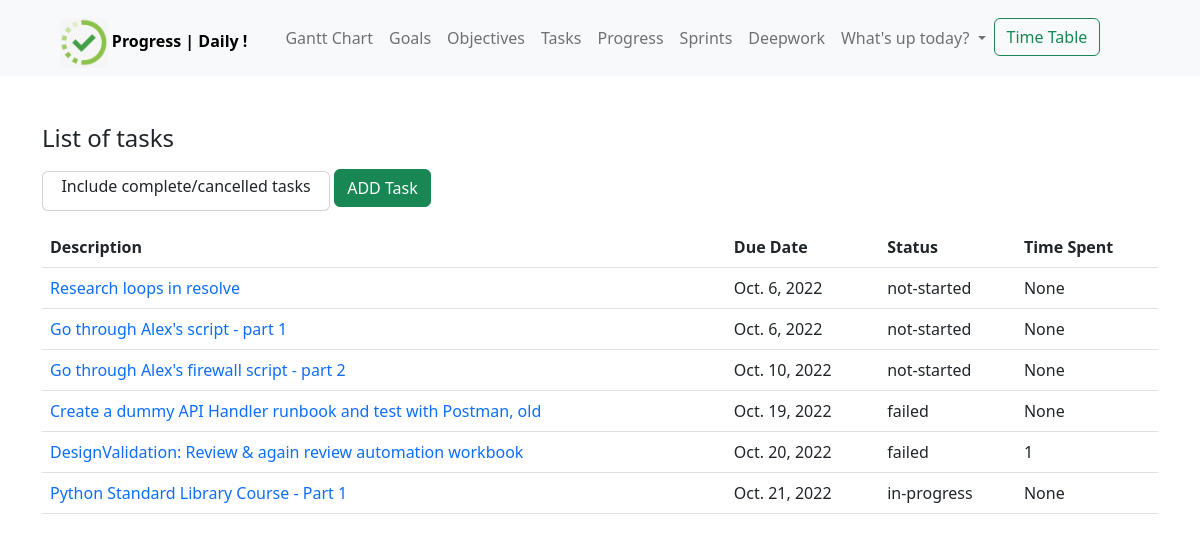
Page /tasks/ on the earlier database version.
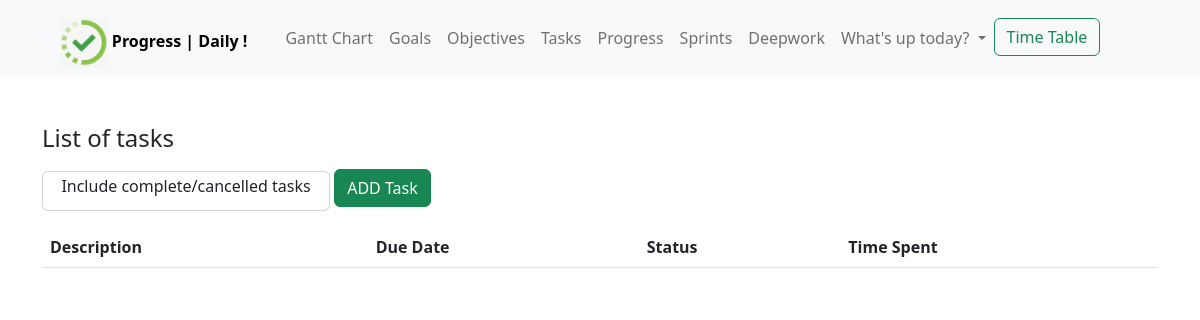
Same page on the later database version.
### track/models.py (models this page shows, shortened)
class Task(models.Model):
    choices = [
        ('not-started', 'not-started'),
        ('ongoing', 'ongoing'),
        ('completed', 'completed')
    ]
    title = models.CharField(max_length=100)
    due_date = models.DateTimeField(
        null=True, blank=True, default=timezone.now)
    effort_hours = models.PositiveIntegerField(default=2)
    status = models.CharField(
        max_length=50, default='not-started', choices=choices)
    date_completed = models.DateTimeField(
        null=True, blank=True, default=timezone.now)
    start_time = models.TimeField(default=timezone.now, null=True, blank=True)
    end_time = models.TimeField(default=timezone.now, null=True, blank=True)
    time_spent = models.PositiveIntegerField(null=True, blank=True, default=0)
    object_id = models.PositiveIntegerField()
    content_type = models.ForeignKey(ContentType, on_delete=models.CASCADE)
    content_object = GenericForeignKey("content_type", "object_id")
    comment = models.CharField(
        max_length=250, null=True, blank=True, default="")
    sprint = models.ForeignKey(sprint_models.Sprint, on_delete=models.CASCADE,
                               null=True, blank=True, related_name='sprint_tasks')

### track/views.py (the view)
# urls.py: path('tasks/', views.TaskListView.as_view(), name='tasks'), # don't include completed/cancelled
class TaskListView(ListView):
    model = models.Task
    context_object_name = 'tasks'
    template_name = 'track/task_list.html'
    def get_context_data(self, **kwargs):
        context = super().get_context_data(**kwargs)
        context['tasks'] = models.Task.objects.exclude(status__contains='complete').exclude(status__contains='cancel')
        context['include_completed'] = True
        return context
    ordering = ['-status']

### templates/track/task_list.html (shortened to what this page needs)
{% extends 'base.html' %}
{% block content %}
  <div class="container">
    <h4 class="mt-5 mb-3">List of tasks</h4>
    {% if include_completed %}
      <div class="card" style="width: 18rem; padding-top:2px; height: 2.5rem; text-align: center; display:inline-block;">
        <a class="card-body no-decoration" href="{% url 'all_tasks' %}">
        Include complete/cancelled tasks</a>
        </div>
      <div style="display:inline-block;">
        <a class="btn btn-success" href="{% url 'add_task' %}">ADD Task</a>
      </div>
    {% endif %}
    <table class="table mt-3">
      <th>Description</th>
      <th>Due Date</th>
      <th>Status</th>
      <th>Time Spent</th>
      {% for task in tasks %}
        <tr>
          {% if task.status == 'complete' or task.status == 'cancelled' %}
            <td style="color: gray;">{{ task.title }}</td>
            <td style="color: gray;">{{ task.due_date|date }}</td>
            <td style="color: gray;">{{ task.status }}</td>
            <td style="color: gray;">{{ task.time_spent }}</td>
          {% else %}
            <td><a class="no-decoration" href="{% url 'task_detail' task.id %}">{{ task.title }}</a></td>
            <td>{{ task.due_date|date }}</td>
            <td>{{ task.status }}</td>
            <td>{{ task.time_spent }}</td>
          {% endif %}
        </tr>
      {% endfor %}
    </table>
  </div>
{% endblock %}

Differences in the rows shown:
removed Task: title "Research loops in resolve", due_date "Oct. 6, 2022", status "not-started", time_spent "None"
removed Task: title "Go through Alex's script - part 1", due_date "Oct. 6, 2022", status "not-started", time_spent "None"
removed Task: title "Go through Alex's firewall script - part 2", due_date "Oct. 10, 2022", status "not-started", time_spent "None"
removed Task: title "Create a dummy API Handler runbook and test with Postman, old", due_date "Oct. 19, 2022", status "failed", time_spent "None"
removed Task: title "DesignValidation: Review & again review automation workbook", due_date "Oct. 20, 2022", status "failed", time_spent "1"
no longer on this page (row edited): Task: title "Python Standard Library Course - Part 1", due_date "Oct. 21, 2022", status "in-progress", time_spent "None"
